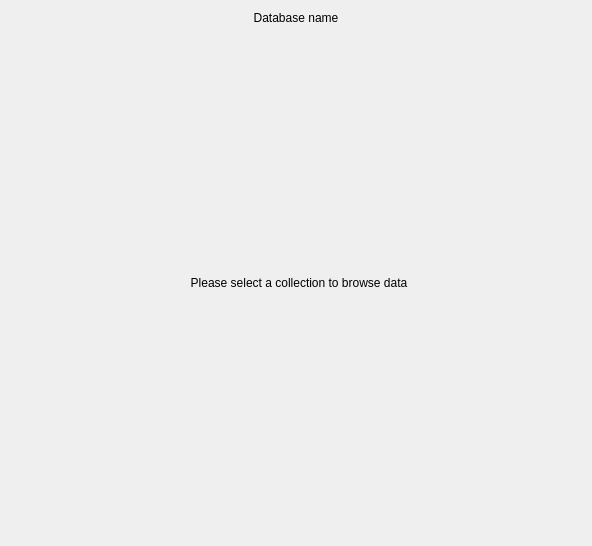
<?xml version="1.0" encoding="UTF-8"?>
<ui version="4.0">
 <class>DatabaseViewWidget</class>
 <widget class="QWidget" name="DatabaseViewWidget">
  <property name="geometry">
   <rect>
    <x>0</x>
    <y>0</y>
    <width>592</width>
    <height>546</height>
   </rect>
  </property>
  <property name="windowTitle">
   <string>Form</string>
  </property>
  <layout class="QVBoxLayout" name="verticalLayout_3">
   <item>
    <widget class="QLabel" name="lbl_db_name">
     <property name="text">
      <string>Database name</string>
     </property>
     <property name="alignment">
      <set>Qt::AlignCenter</set>
     </property>
    </widget>
   </item>
   <item>
    <layout class="QHBoxLayout" name="horizontalLayout">
     <item>
      <widget class="CollectionsTreeWidget" name="w_collections_tree"/>
     </item>
     <item>
      <widget class="QStackedWidget" name="w_stack">
       <property name="currentIndex">
        <number>0</number>
       </property>
       <widget class="QWidget" name="page_info">
        <layout class="QVBoxLayout" name="verticalLayout">
         <item>
          <spacer name="verticalSpacer">
           <property name="orientation">
            <enum>Qt::Vertical</enum>
           </property>
           <property name="sizeHint" stdset="0">
            <size>
             <width>20</width>
             <height>40</height>
            </size>
           </property>
          </spacer>
         </item>
         <item>
          <widget class="QLabel" name="lbl_info">
           <property name="text">
            <string>Please select a collection to browse data</string>
           </property>
           <property name="alignment">
            <set>Qt::AlignCenter</set>
           </property>
          </widget>
         </item>
         <item>
          <spacer name="verticalSpacer_2">
           <property name="orientation">
            <enum>Qt::Vertical</enum>
           </property>
           <property name="sizeHint" stdset="0">
            <size>
             <width>20</width>
             <height>40</height>
            </size>
           </property>
          </spacer>
         </item>
        </layout>
       </widget>
       <widget class="QWidget" name="page_table">
        <layout class="QVBoxLayout" name="verticalLayout_2">
         <item>
          <widget class="CollectionTableWidget" name="w_collection_table"/>
         </item>
        </layout>
       </widget>
      </widget>
     </item>
    </layout>
   </item>
  </layout>
 </widget>
 <customwidgets>
  <customwidget>
   <class>CollectionTableWidget</class>
   <extends>QWidget</extends>
   <header>app.widgets.auto.collection_table</header>
  </customwidget>
  <customwidget>
   <class>CollectionsTreeWidget</class>
   <extends>QWidget</extends>
   <header>app.widgets.auto.collections_tree</header>
  </customwidget>
 </customwidgets>
 <resources/>
 <connections/>
</ui>
